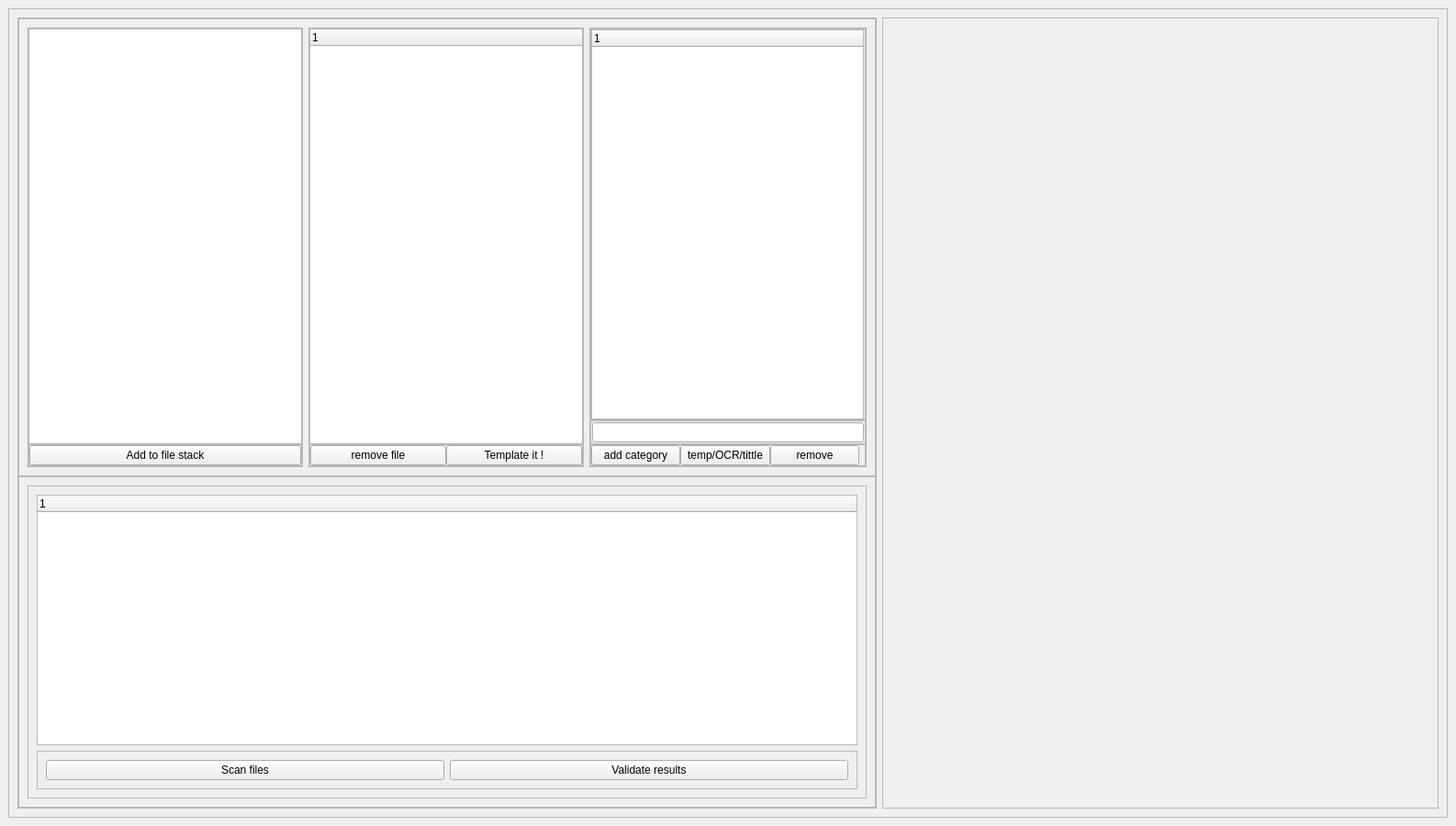
<?xml version="1.0" encoding="UTF-8"?>
<ui version="4.0">
 <class>MainWindow</class>
 <widget class="QMainWindow" name="MainWindow">
  <property name="geometry">
   <rect>
    <x>0</x>
    <y>0</y>
    <width>1586</width>
    <height>900</height>
   </rect>
  </property>
  <property name="minimumSize">
   <size>
    <width>1537</width>
    <height>0</height>
   </size>
  </property>
  <property name="windowTitle">
   <string>MainWindow</string>
  </property>
  <widget class="QWidget" name="centralwidget">
   <layout class="QGridLayout" name="gridLayout">
    <item row="0" column="1">
     <widget class="QFrame" name="frame">
      <property name="minimumSize">
       <size>
        <width>1260</width>
        <height>0</height>
       </size>
      </property>
      <property name="frameShape">
       <enum>QFrame::StyledPanel</enum>
      </property>
      <property name="frameShadow">
       <enum>QFrame::Raised</enum>
      </property>
      <layout class="QHBoxLayout" name="horizontalLayout">
       <item>
        <widget class="QFrame" name="frame_3">
         <property name="minimumSize">
          <size>
           <width>900</width>
           <height>862</height>
          </size>
         </property>
         <property name="frameShape">
          <enum>QFrame::StyledPanel</enum>
         </property>
         <property name="frameShadow">
          <enum>QFrame::Raised</enum>
         </property>
         <layout class="QVBoxLayout" name="verticalLayout_9">
          <property name="spacing">
           <number>0</number>
          </property>
          <property name="leftMargin">
           <number>0</number>
          </property>
          <property name="topMargin">
           <number>0</number>
          </property>
          <property name="rightMargin">
           <number>0</number>
          </property>
          <property name="bottomMargin">
           <number>0</number>
          </property>
          <item>
           <layout class="QVBoxLayout" name="verticalLayout">
            <property name="spacing">
             <number>0</number>
            </property>
            <item>
             <widget class="QFrame" name="frame_5">
              <property name="minimumSize">
               <size>
                <width>900</width>
                <height>0</height>
               </size>
              </property>
              <property name="maximumSize">
               <size>
                <width>16777215</width>
                <height>16777215</height>
               </size>
              </property>
              <property name="frameShape">
               <enum>QFrame::StyledPanel</enum>
              </property>
              <property name="frameShadow">
               <enum>QFrame::Raised</enum>
              </property>
              <property name="lineWidth">
               <number>0</number>
              </property>
              <layout class="QHBoxLayout" name="horizontalLayout_2">
               <item>
                <widget class="QFrame" name="frame_7">
                 <property name="minimumSize">
                  <size>
                   <width>300</width>
                   <height>0</height>
                  </size>
                 </property>
                 <property name="frameShape">
                  <enum>QFrame::StyledPanel</enum>
                 </property>
                 <property name="frameShadow">
                  <enum>QFrame::Raised</enum>
                 </property>
                 <layout class="QVBoxLayout" name="verticalLayout_3">
                  <property name="spacing">
                   <number>0</number>
                  </property>
                  <property name="leftMargin">
                   <number>0</number>
                  </property>
                  <property name="topMargin">
                   <number>0</number>
                  </property>
                  <property name="rightMargin">
                   <number>0</number>
                  </property>
                  <property name="bottomMargin">
                   <number>0</number>
                  </property>
                  <item>
                   <layout class="QVBoxLayout" name="verticalLayout_2">
                    <property name="spacing">
                     <number>0</number>
                    </property>
                    <item>
                     <widget class="QTreeView" name="treeView">
                      <property name="sizePolicy">
                       <sizepolicy hsizetype="Minimum" vsizetype="Expanding">
                        <horstretch>0</horstretch>
                        <verstretch>0</verstretch>
                       </sizepolicy>
                      </property>
                      <property name="minimumSize">
                       <size>
                        <width>250</width>
                        <height>0</height>
                       </size>
                      </property>
                      <property name="maximumSize">
                       <size>
                        <width>16777215</width>
                        <height>16777215</height>
                       </size>
                      </property>
                      <property name="autoScrollMargin">
                       <number>0</number>
                      </property>
                     </widget>
                    </item>
                    <item>
                     <widget class="QFrame" name="frame_12">
                      <property name="minimumSize">
                       <size>
                        <width>0</width>
                        <height>0</height>
                       </size>
                      </property>
                      <property name="frameShape">
                       <enum>QFrame::StyledPanel</enum>
                      </property>
                      <property name="frameShadow">
                       <enum>QFrame::Raised</enum>
                      </property>
                      <layout class="QHBoxLayout" name="horizontalLayout_11">
                       <property name="spacing">
                        <number>0</number>
                       </property>
                       <property name="leftMargin">
                        <number>0</number>
                       </property>
                       <property name="topMargin">
                        <number>0</number>
                       </property>
                       <property name="rightMargin">
                        <number>0</number>
                       </property>
                       <property name="bottomMargin">
                        <number>0</number>
                       </property>
                       <item>
                        <widget class="QPushButton" name="pushButton">
                         <property name="text">
                          <string>Add to file stack</string>
                         </property>
                        </widget>
                       </item>
                      </layout>
                     </widget>
                    </item>
                   </layout>
                  </item>
                 </layout>
                </widget>
               </item>
               <item>
                <widget class="QFrame" name="frame_8">
                 <property name="minimumSize">
                  <size>
                   <width>300</width>
                   <height>0</height>
                  </size>
                 </property>
                 <property name="frameShape">
                  <enum>QFrame::StyledPanel</enum>
                 </property>
                 <property name="frameShadow">
                  <enum>QFrame::Raised</enum>
                 </property>
                 <layout class="QVBoxLayout" name="verticalLayout_4">
                  <property name="spacing">
                   <number>0</number>
                  </property>
                  <property name="leftMargin">
                   <number>0</number>
                  </property>
                  <property name="topMargin">
                   <number>0</number>
                  </property>
                  <property name="rightMargin">
                   <number>0</number>
                  </property>
                  <property name="bottomMargin">
                   <number>0</number>
                  </property>
                  <item>
                   <layout class="QVBoxLayout" name="verticalLayout_6">
                    <property name="spacing">
                     <number>0</number>
                    </property>
                    <item>
                     <widget class="QTreeWidget" name="treeWidget">
                      <property name="sizePolicy">
                       <sizepolicy hsizetype="Minimum" vsizetype="Expanding">
                        <horstretch>0</horstretch>
                        <verstretch>0</verstretch>
                       </sizepolicy>
                      </property>
                      <property name="minimumSize">
                       <size>
                        <width>250</width>
                        <height>0</height>
                       </size>
                      </property>
                      <column>
                       <property name="text">
                        <string notr="true">1</string>
                       </property>
                      </column>
                     </widget>
                    </item>
                    <item>
                     <widget class="QFrame" name="frame_9">
                      <property name="minimumSize">
                       <size>
                        <width>0</width>
                        <height>0</height>
                       </size>
                      </property>
                      <property name="frameShape">
                       <enum>QFrame::StyledPanel</enum>
                      </property>
                      <property name="frameShadow">
                       <enum>QFrame::Raised</enum>
                      </property>
                      <layout class="QHBoxLayout" name="horizontalLayout_9">
                       <property name="spacing">
                        <number>0</number>
                       </property>
                       <property name="leftMargin">
                        <number>0</number>
                       </property>
                       <property name="topMargin">
                        <number>0</number>
                       </property>
                       <property name="rightMargin">
                        <number>0</number>
                       </property>
                       <property name="bottomMargin">
                        <number>0</number>
                       </property>
                       <item>
                        <widget class="QPushButton" name="pushButton_2">
                         <property name="text">
                          <string>remove file</string>
                         </property>
                        </widget>
                       </item>
                       <item>
                        <widget class="QPushButton" name="pushButton_3">
                         <property name="text">
                          <string>Template it !</string>
                         </property>
                        </widget>
                       </item>
                      </layout>
                     </widget>
                    </item>
                   </layout>
                  </item>
                 </layout>
                </widget>
               </item>
               <item>
                <widget class="QFrame" name="frame_10">
                 <property name="minimumSize">
                  <size>
                   <width>300</width>
                   <height>0</height>
                  </size>
                 </property>
                 <property name="frameShape">
                  <enum>QFrame::StyledPanel</enum>
                 </property>
                 <property name="frameShadow">
                  <enum>QFrame::Raised</enum>
                 </property>
                 <layout class="QVBoxLayout" name="verticalLayout_5">
                  <property name="spacing">
                   <number>0</number>
                  </property>
                  <property name="leftMargin">
                   <number>0</number>
                  </property>
                  <property name="topMargin">
                   <number>0</number>
                  </property>
                  <property name="rightMargin">
                   <number>0</number>
                  </property>
                  <property name="bottomMargin">
                   <number>0</number>
                  </property>
                  <item>
                   <layout class="QVBoxLayout" name="verticalLayout_7">
                    <property name="spacing">
                     <number>0</number>
                    </property>
                    <item>
                     <widget class="QFrame" name="frame_13">
                      <property name="minimumSize">
                       <size>
                        <width>0</width>
                        <height>0</height>
                       </size>
                      </property>
                      <property name="frameShape">
                       <enum>QFrame::StyledPanel</enum>
                      </property>
                      <property name="frameShadow">
                       <enum>QFrame::Raised</enum>
                      </property>
                      <layout class="QHBoxLayout" name="horizontalLayout_4">
                       <property name="spacing">
                        <number>0</number>
                       </property>
                       <property name="leftMargin">
                        <number>0</number>
                       </property>
                       <property name="topMargin">
                        <number>0</number>
                       </property>
                       <property name="rightMargin">
                        <number>1</number>
                       </property>
                       <property name="bottomMargin">
                        <number>0</number>
                       </property>
                       <item>
                        <widget class="QTreeWidget" name="treeWidget_2">
                         <column>
                          <property name="text">
                           <string notr="true">1</string>
                          </property>
                         </column>
                        </widget>
                       </item>
                      </layout>
                     </widget>
                    </item>
                    <item>
                     <widget class="QFrame" name="frame_2">
                      <property name="minimumSize">
                       <size>
                        <width>0</width>
                        <height>20</height>
                       </size>
                      </property>
                      <property name="frameShape">
                       <enum>QFrame::StyledPanel</enum>
                      </property>
                      <property name="frameShadow">
                       <enum>QFrame::Raised</enum>
                      </property>
                      <layout class="QHBoxLayout" name="horizontalLayout_3">
                       <property name="spacing">
                        <number>1</number>
                       </property>
                       <property name="leftMargin">
                        <number>1</number>
                       </property>
                       <property name="topMargin">
                        <number>1</number>
                       </property>
                       <property name="rightMargin">
                        <number>1</number>
                       </property>
                       <property name="bottomMargin">
                        <number>1</number>
                       </property>
                       <item>
                        <widget class="QLineEdit" name="lineEdit"/>
                       </item>
                      </layout>
                     </widget>
                    </item>
                    <item>
                     <widget class="QFrame" name="frame_11">
                      <property name="minimumSize">
                       <size>
                        <width>0</width>
                        <height>0</height>
                       </size>
                      </property>
                      <property name="frameShape">
                       <enum>QFrame::StyledPanel</enum>
                      </property>
                      <property name="frameShadow">
                       <enum>QFrame::Raised</enum>
                      </property>
                      <layout class="QHBoxLayout" name="horizontalLayout_10">
                       <property name="spacing">
                        <number>0</number>
                       </property>
                       <property name="leftMargin">
                        <number>0</number>
                       </property>
                       <property name="topMargin">
                        <number>0</number>
                       </property>
                       <property name="rightMargin">
                        <number>6</number>
                       </property>
                       <property name="bottomMargin">
                        <number>0</number>
                       </property>
                       <item>
                        <widget class="QPushButton" name="pushButton_4">
                         <property name="sizePolicy">
                          <sizepolicy hsizetype="Preferred" vsizetype="Fixed">
                           <horstretch>0</horstretch>
                           <verstretch>0</verstretch>
                          </sizepolicy>
                         </property>
                         <property name="text">
                          <string>add category</string>
                         </property>
                        </widget>
                       </item>
                       <item>
                        <widget class="QPushButton" name="pushButton_6">
                         <property name="text">
                          <string>temp/OCR/tittle</string>
                         </property>
                        </widget>
                       </item>
                       <item>
                        <widget class="QPushButton" name="pushButton_5">
                         <property name="text">
                          <string>remove</string>
                         </property>
                        </widget>
                       </item>
                      </layout>
                     </widget>
                    </item>
                   </layout>
                  </item>
                 </layout>
                </widget>
               </item>
              </layout>
             </widget>
            </item>
            <item>
             <widget class="QFrame" name="frame_6">
              <property name="sizePolicy">
               <sizepolicy hsizetype="Minimum" vsizetype="Minimum">
                <horstretch>0</horstretch>
                <verstretch>0</verstretch>
               </sizepolicy>
              </property>
              <property name="minimumSize">
               <size>
                <width>900</width>
                <height>300</height>
               </size>
              </property>
              <property name="maximumSize">
               <size>
                <width>16777215</width>
                <height>361</height>
               </size>
              </property>
              <property name="frameShape">
               <enum>QFrame::StyledPanel</enum>
              </property>
              <property name="frameShadow">
               <enum>QFrame::Raised</enum>
              </property>
              <layout class="QHBoxLayout" name="horizontalLayout_8">
               <item>
                <widget class="QFrame" name="frame_14">
                 <property name="frameShape">
                  <enum>QFrame::StyledPanel</enum>
                 </property>
                 <property name="frameShadow">
                  <enum>QFrame::Raised</enum>
                 </property>
                 <layout class="QVBoxLayout" name="verticalLayout_10">
                  <item>
                   <widget class="QTreeWidget" name="treeWidget_3">
                    <column>
                     <property name="text">
                      <string notr="true">1</string>
                     </property>
                    </column>
                   </widget>
                  </item>
                  <item>
                   <widget class="QFrame" name="frame_15">
                    <property name="minimumSize">
                     <size>
                      <width>0</width>
                      <height>10</height>
                     </size>
                    </property>
                    <property name="frameShape">
                     <enum>QFrame::StyledPanel</enum>
                    </property>
                    <property name="frameShadow">
                     <enum>QFrame::Raised</enum>
                    </property>
                    <layout class="QHBoxLayout" name="horizontalLayout_5">
                     <item>
                      <widget class="QPushButton" name="pushButton_7">
                       <property name="text">
                        <string>Scan files</string>
                       </property>
                      </widget>
                     </item>
                     <item>
                      <widget class="QPushButton" name="pushButton_8">
                       <property name="text">
                        <string>Validate results</string>
                       </property>
                      </widget>
                     </item>
                    </layout>
                   </widget>
                  </item>
                 </layout>
                </widget>
               </item>
              </layout>
             </widget>
            </item>
           </layout>
          </item>
         </layout>
        </widget>
       </item>
       <item>
        <widget class="QFrame" name="frame_4">
         <property name="minimumSize">
          <size>
           <width>606</width>
           <height>0</height>
          </size>
         </property>
         <property name="frameShape">
          <enum>QFrame::StyledPanel</enum>
         </property>
         <property name="frameShadow">
          <enum>QFrame::Raised</enum>
         </property>
         <layout class="QHBoxLayout" name="horizontalLayout_6">
          <property name="spacing">
           <number>0</number>
          </property>
          <property name="leftMargin">
           <number>9</number>
          </property>
          <property name="topMargin">
           <number>0</number>
          </property>
          <property name="rightMargin">
           <number>0</number>
          </property>
          <property name="bottomMargin">
           <number>0</number>
          </property>
          <item>
           <layout class="QVBoxLayout" name="verticalLayout_8">
            <property name="spacing">
             <number>0</number>
            </property>
            <property name="leftMargin">
             <number>0</number>
            </property>
           </layout>
          </item>
         </layout>
        </widget>
       </item>
      </layout>
     </widget>
    </item>
   </layout>
  </widget>
 </widget>
 <resources/>
 <connections/>
</ui>
